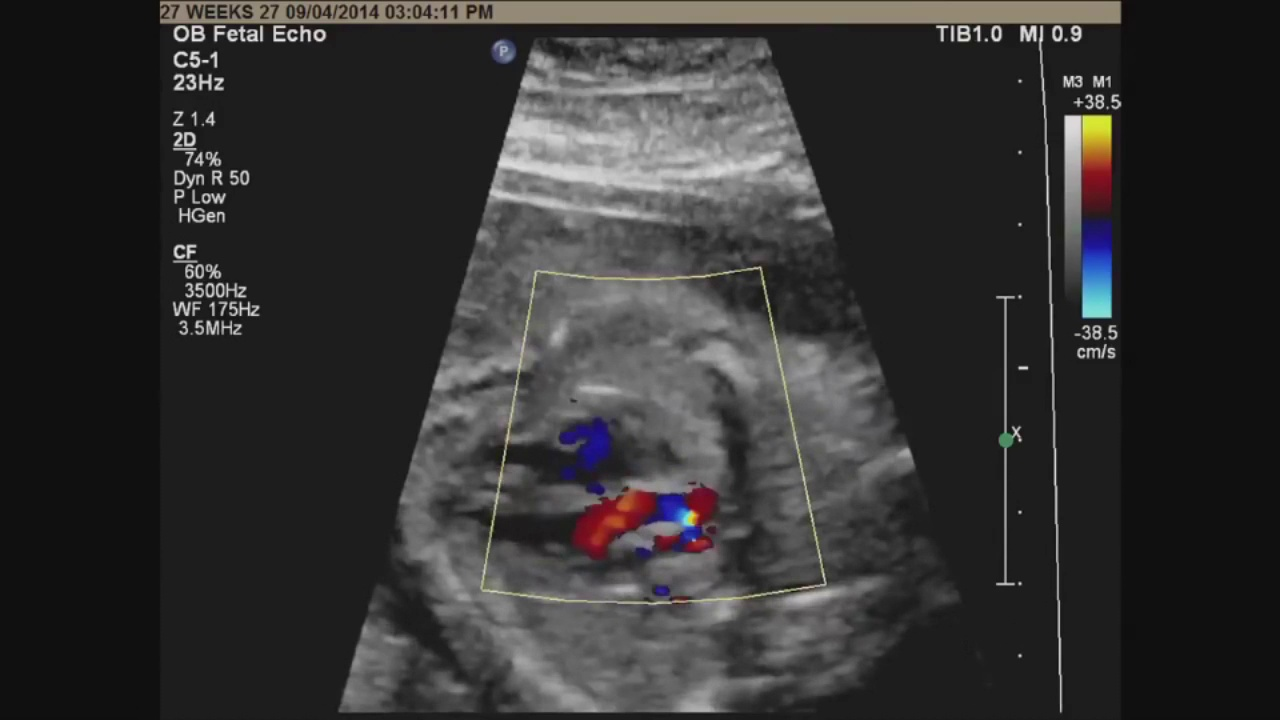
#> input picture frame176.jpg, 1280 x 720 px
$ python segmentation_check.py   (older library calls are emulated)
#> lines starting #> are read from the running program, lines starting #| are printed output that depends on the picture; after the words box and inside, x2 and y2 are one past the last pixel; in counts of white or black regions, pixels touching at a corner belong together
import numpy as np
import cv2
from matplotlib import pyplot as plt
from skimage.morphology import extrema
from skimage.morphology import watershed as skwater

def ShowImage(title,img,ctype):
  plt.figure(figsize=(10, 10))
  if ctype=='bgr':
    b,g,r = cv2.split(img)       # get b,g,r
    rgb_img = cv2.merge([r,g,b])     # switch it to rgb
    plt.imshow(rgb_img)
  elif ctype=='hsv':
    rgb = cv2.cvtColor(img,cv2.COLOR_HSV2RGB)
    plt.imshow(rgb)
  elif ctype=='gray':
    plt.imshow(img,cmap='gray')
  elif ctype=='rgb':
    plt.imshow(img)
  else:
    raise Exception("Unknown colour type")
  plt.axis('off')
  plt.title(title)
  plt.show()
img           = cv2.imread('frame176.jpg')
#> img is the input picture: shape (720, 1280, 3); mean B, G, R 50.1, 50.2, 51
gray          = cv2.cvtColor(img,cv2.COLOR_BGR2GRAY)
ShowImage('Fetal Abnormality Detection',gray,'gray')

ret, thresh = cv2.threshold(gray,0,255,cv2.THRESH_OTSU)
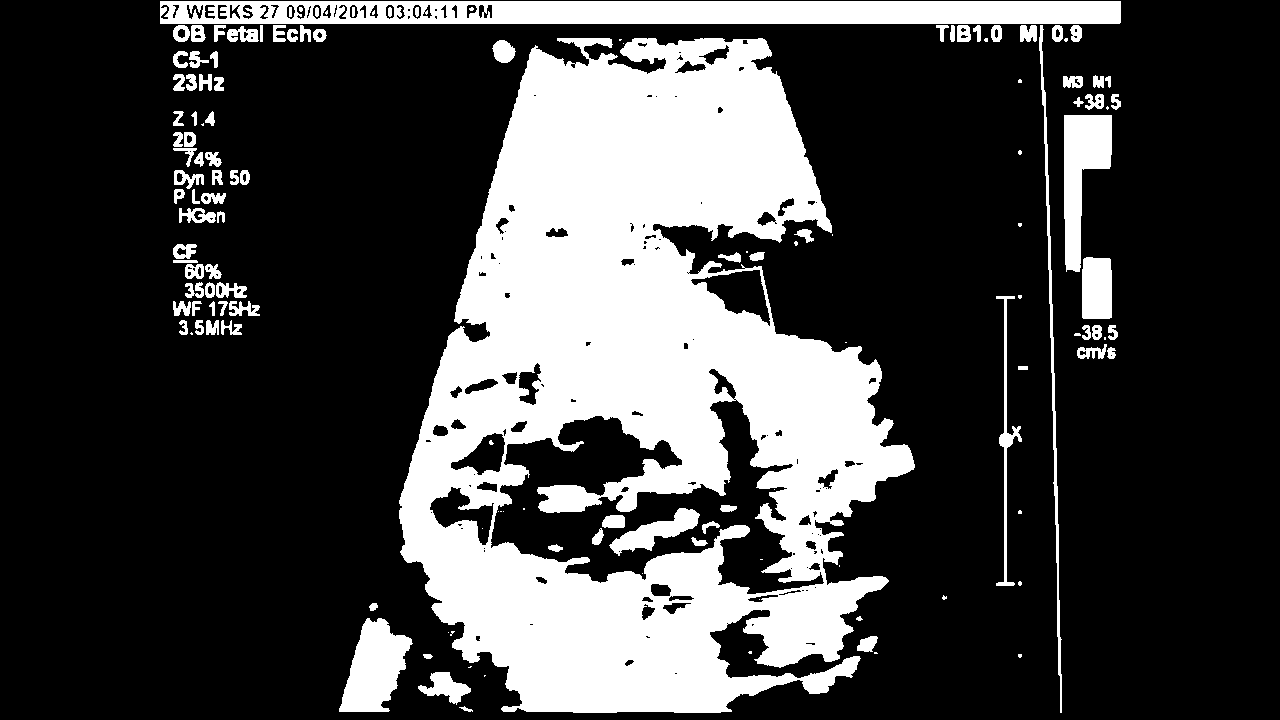
#> thresh: shape (720, 1280); 26.6% white; 140 white regions (42 under 20 px), largest, box (x1, y1, x2, y2) and area: (399, 38, 915, 713) 196850, (160, 1, 1121, 24) 20387, (1064, 115, 1112, 272) 4296
#> ret = 70
ShowImage('Thresholding image',thresh,'gray')

ret, markers = cv2.connectedComponents(thresh)
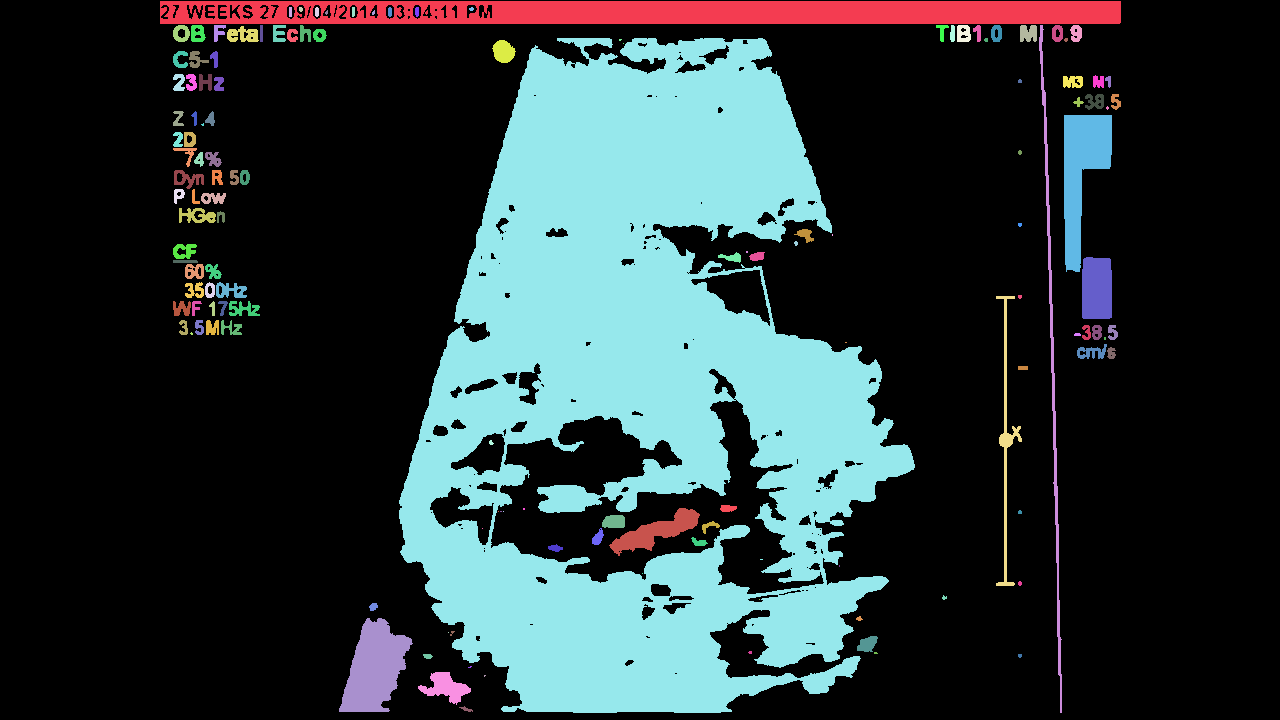
#> markers: shape (720, 1280) int32; 141 distinct labels, from 0 to 140; one colour per label, 0 black
#> ret = 141

#Get the area taken by each component. Ignore label 0 since this is the background.
marker_area = [np.sum(markers==m) for m in range(np.max(markers)) if m!=0]
#> marker_area = 139 values, max 196850 at index 28, min 1 at index 33, mean 1763.4
#Get label of largest component by area
largest_component = np.argmax(marker_area)+1 #Add 1 since we dropped zero above
#> largest_component = 29
#Get pixels which correspond to the brain
brain_mask = markers==largest_component
#> brain_mask: shape (720, 1280) bool; 21.4% white; 1 white region, box (x1, y1, x2, y2) and area: (399, 38, 915, 713) 196850

brain_out = img.copy()
#In a copy of the original image, clear those pixels that don't correspond to the brain
brain_out[brain_mask==False] = (0,0,0)

img = cv2.imread('frame176.jpg')
gray = cv2.cvtColor(img,cv2.COLOR_BGR2GRAY)
ret, thresh = cv2.threshold(gray,0,255,cv2.THRESH_BINARY_INV+cv2.THRESH_OTSU)
#> ret = 70


# noise removal
kernel = np.ones((3,3),np.uint8)
opening = cv2.morphologyEx(thresh,cv2.MORPH_OPEN,kernel, iterations = 2)
#> opening: shape (720, 1280); 72.4% white; 51 black regions (18 under 20 px), largest, box (x1, y1, x2, y2) and area: (399, 38, 915, 713) 200366, (160, 0, 1121, 713) 28508, (1064, 115, 1112, 319) 6137

# sure background area
sure_bg = cv2.dilate(opening,kernel,iterations=3)
#> sure_bg: shape (720, 1280); 77.5% white; 44 black regions (10 under 20 px), largest, box (x1, y1, x2, y2) and area: (402, 41, 911, 710) 171752, (163, 0, 1118, 39) 21563, (1067, 118, 1109, 316) 4467

# Finding sure foreground area
dist_transform = cv2.distanceTransform(opening,cv2.DIST_L2,5)
ret, sure_fg = cv2.threshold(dist_transform,0.7*dist_transform.max(),255,0)
#> sure_fg: shape (720, 1280) float32; 2% white; 1 white region, box (x1, y1, x2, y2) and area: (0, 505, 122, 720) 18733
#> ret = 246.7

# Finding unknown region
sure_fg = np.uint8(sure_fg)
unknown = cv2.subtract(sure_bg,sure_fg)
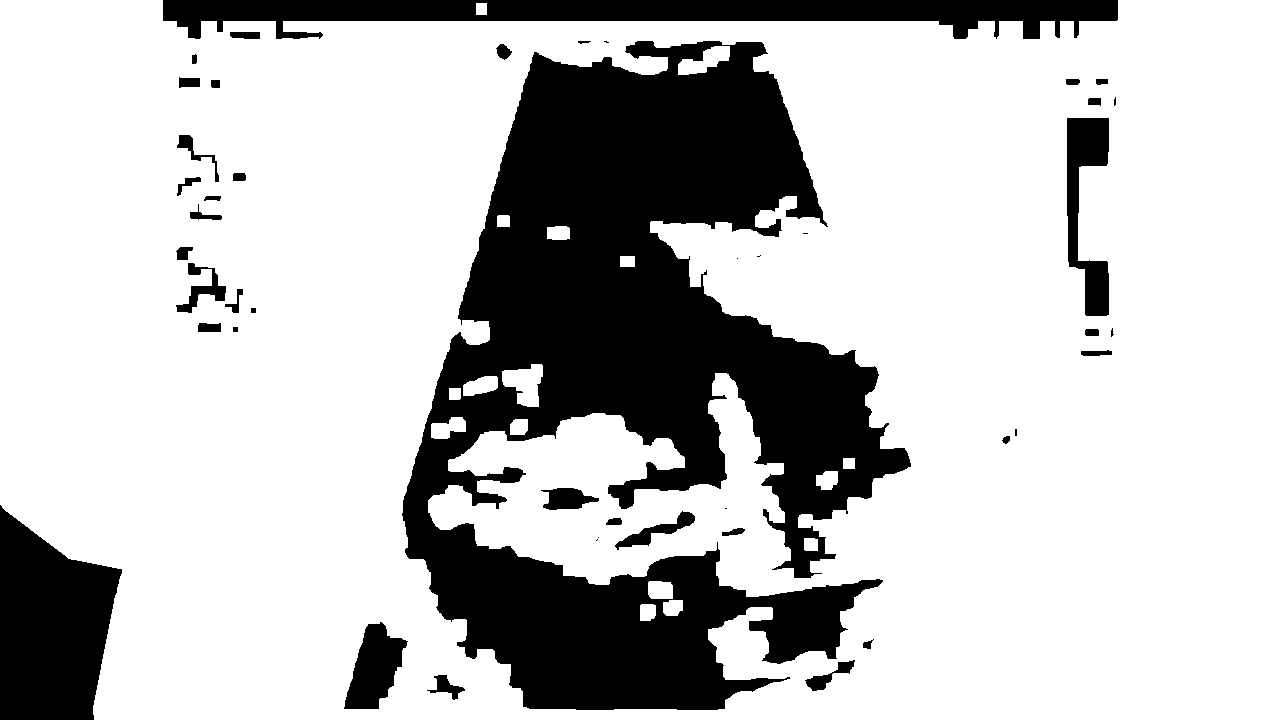
#> unknown: shape (720, 1280); 75.5% white; 45 black regions (10 under 20 px), largest, box (x1, y1, x2, y2) and area: (402, 41, 911, 710) 171752, (163, 0, 1118, 39) 21563, (0, 505, 122, 720) 18733

# Marker labelling
ret, markers = cv2.connectedComponents(sure_fg)
#> ret = 2

# Add one to all labels so that sure background is not 0, but 1
markers = markers+1


# Now, mark the region of unknown with zero
markers[unknown==255] = 0
#> markers: shape (720, 1280) int32; 3 distinct labels, from 0 to 2
markers = cv2.watershed(img,markers)
#> markers: shape (720, 1280) int32; 3 distinct labels, from -1 to 2
img[markers == -1] = [255,0,0]
#> img: shape (720, 1280, 3); 0.51% of pixels changed, all inside (x1, y1, x2, y2) = (0, 0, 1280, 720)

im1 = cv2.cvtColor(img,cv2.COLOR_HSV2RGB)
ShowImage('Watershed segmented image',im1,'gray')
cv2.imwrite("output.png",im1)
brain_mask = np.uint8(brain_mask)
kernel = np.ones((8,8),np.uint8)
closing = cv2.morphologyEx(brain_mask, cv2.MORPH_CLOSE, kernel)
#> closing: shape (720, 1280); values 0 (black) and 1 (white), 22.1% white; 1 white region, box (x1, y1, x2, y2) and area: (400, 39, 916, 714) 203830
ShowImage('Closing', closing, 'gray')
brain_out = img.copy()
#In a copy of the original image, clear those pixels that don't correspond to the brain
brain_out[closing==False] = (0,0,0)

if __name__ == '__main__':
    import imageio

    pic = imageio.imread('output.png')
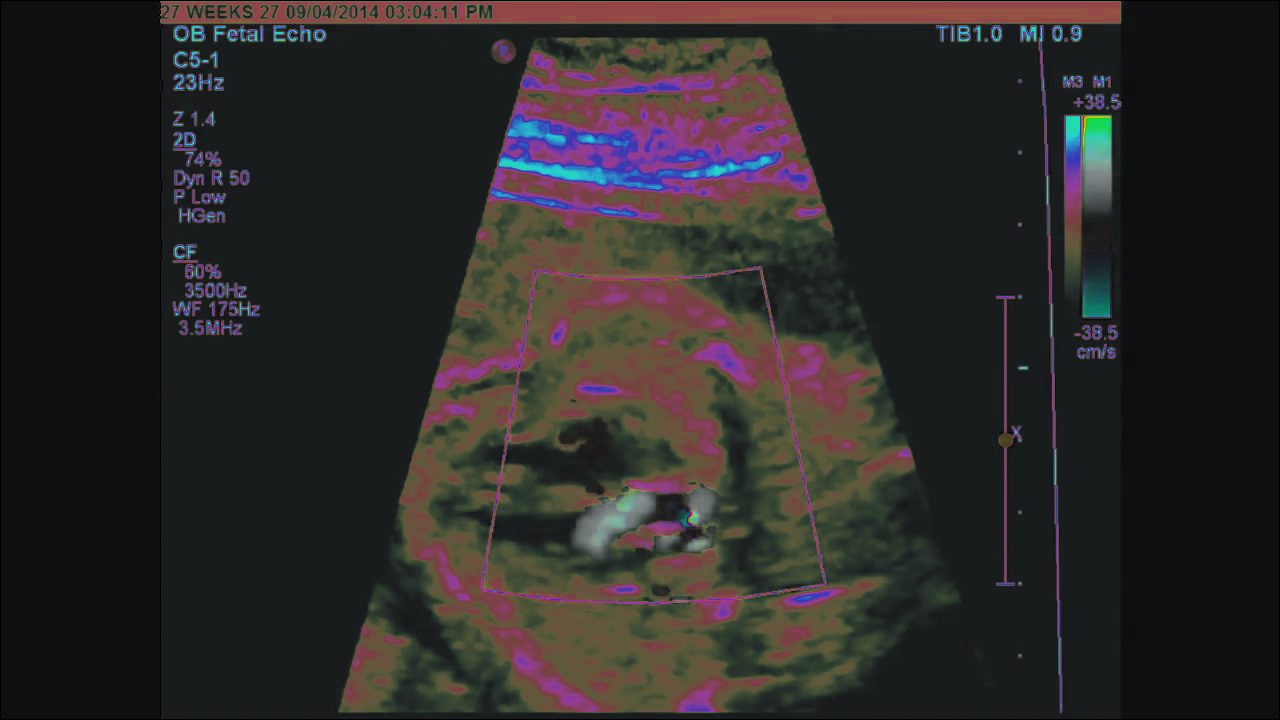
#> pic: shape (720, 1280, 3); mean R, G, B 44.4, 40.9, 40.6
    plt.figure(figsize = (15,15))

    plt.imshow(pic)
print('Type of the image : ' , type(pic))
#| Type of the image :  <class 'numpy.ndarray'>
print()
print('Shape of the image : {}'.format(pic.shape))
#| Shape of the image : (720, 1280, 3)
print('Image Hight {}'.format(pic.shape[0]))
#| Image Hight 720
print('Image Width {}'.format(pic.shape[1]))
#| Image Width 1280
print('Dimension of Image {}'.format(pic.ndim))
#| Dimension of Image 3
print('Image size {}'.format(pic.size))
#| Image size 2764800
print('Maximum RGB value in this image {}'.format(pic.max()))
#| Maximum RGB value in this image 237
print('Minimum RGB value in this image {}'.format(pic.min()))
#| Minimum RGB value in this image 0
# A specific pixel located at Row : 100 ; Column : 50
# Each channel's value of it, gradually R , G , B
R=int(format(pic[100,50,0]))
#> R = 14
print(R)
#| 14
a=int(20)
print('Value of only R channel {}'.format(pic[ 100, 50, 0]))
#| Value of only R channel 14
print('Value of only G channel {}'.format(pic[ 100, 50, 1]))
#| Value of only G channel 15
print('Value of only B channel {}'.format(pic[ 100, 50, 2]))
#| Value of only B channel 16
if (R < a):
    print("Abormal")
    import socket                   # Import socket module
    import cv2
#> (the run stopped early here; a loop or call above may not have finished)
